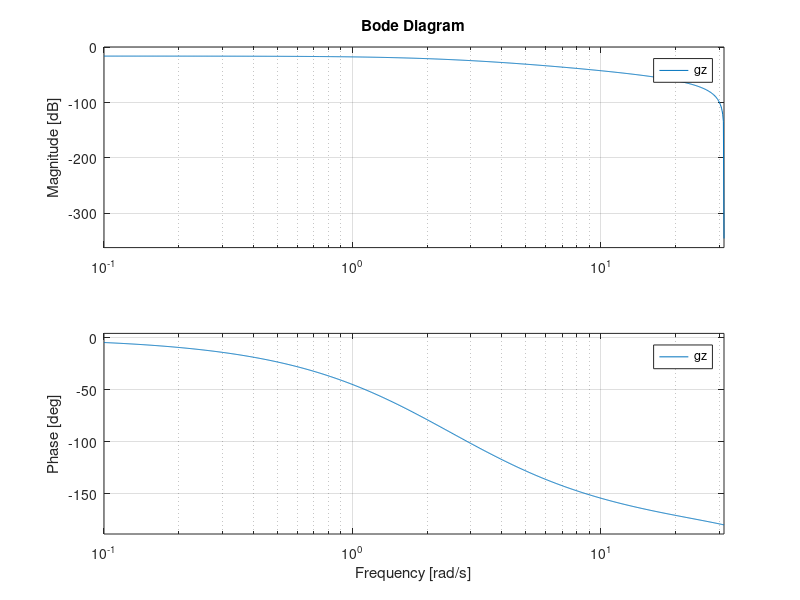

Reproduce this figure in MATLAB.
s = tf('s');
g = 1/(s^2 + 5*s + 6); % filtro passa baixas.

% zero polo gain.
zpk(g);

bode(g);

gz = c2d(g, 0.1, 'tustin'); % método de tustin para amostrar um sinal contínuo. 

step(g);
hold;
step(gz);

bode(gz);

clc;









